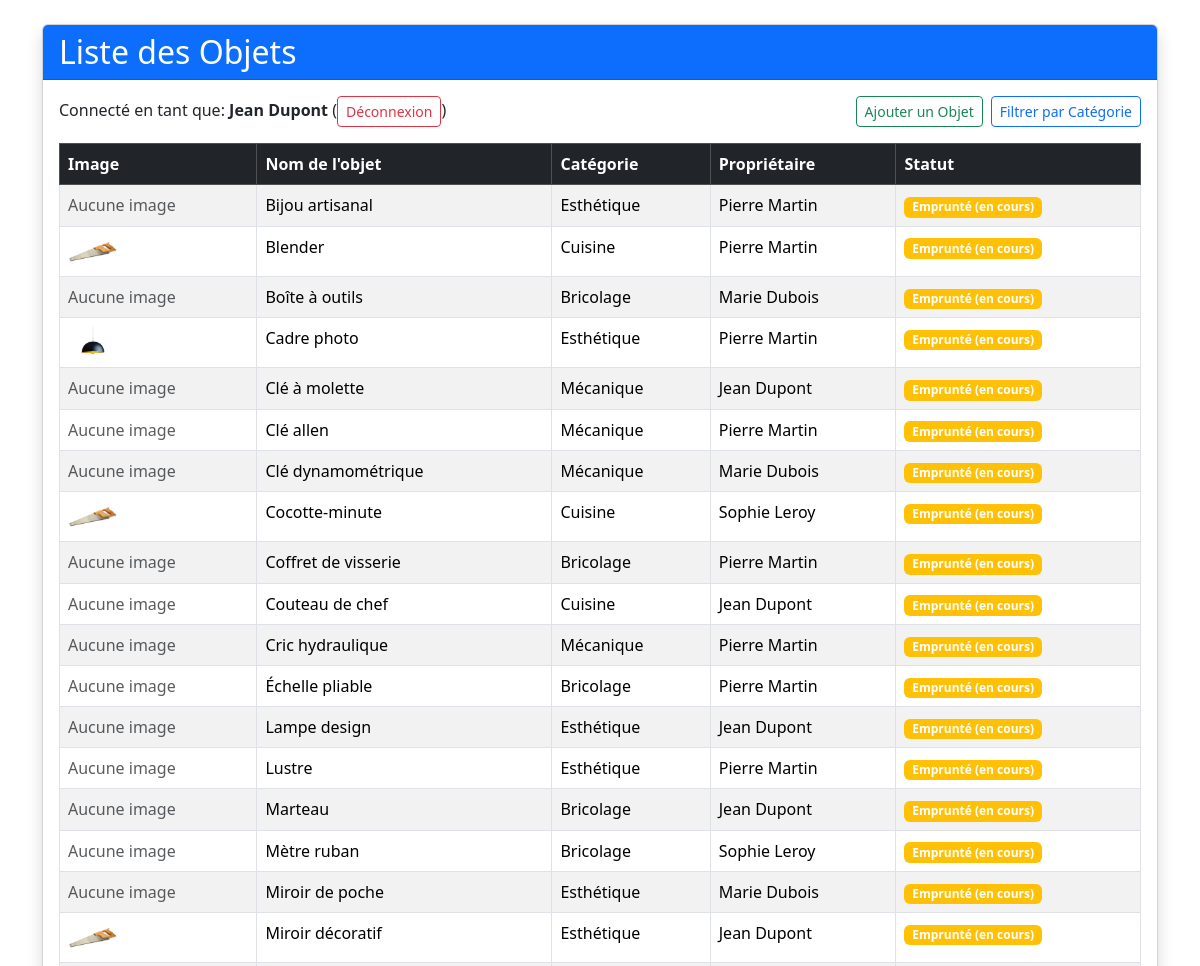
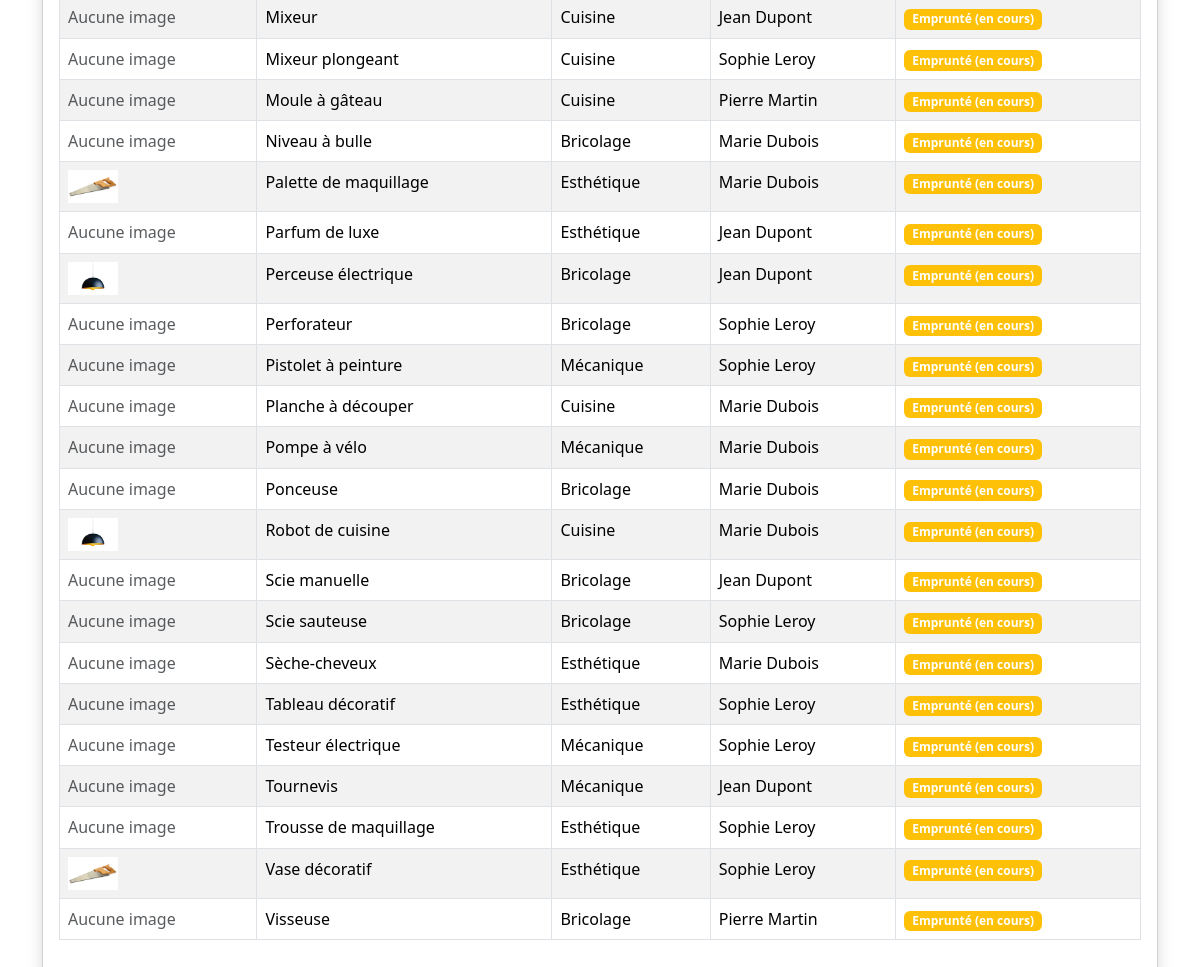
The app's page /page/liste.php (signed in) with its own data (2 pictures, top to bottom).
### tables this page shows
CREATE TABLE objet (
    id_objet INT PRIMARY KEY AUTO_INCREMENT,
    nom_objet VARCHAR(100) NOT NULL,
    id_categorie INT,
    id_membre INT,
    FOREIGN KEY (id_categorie) REFERENCES categorie_objet(id_categorie),
    FOREIGN KEY (id_membre) REFERENCES membre(id_membre)
);

CREATE TABLE categorie_objet (
    id_categorie INT PRIMARY KEY AUTO_INCREMENT,
    nom_categorie VARCHAR(100) NOT NULL
);

CREATE TABLE membre (
    id_membre INT PRIMARY KEY AUTO_INCREMENT,
    nom VARCHAR(100) NOT NULL,
    date_de_naissance DATE,
    genre VARCHAR(25),
    email VARCHAR(255) UNIQUE NOT NULL,
    ville VARCHAR(100),
    mdp VARCHAR(255) NOT NULL,
    image_profil VARCHAR(255)
);

CREATE TABLE images_objet (
    id_image INT PRIMARY KEY AUTO_INCREMENT,
    id_objet INT,
    nom_image VARCHAR(255) NOT NULL,
    FOREIGN KEY (id_objet) REFERENCES objet(id_objet)
);

### inc/function.php (called while the page is built, shortened)
<?php
function getListeObjets($conn) {
    $query = "
        SELECT
            o.id_objet,
            o.nom_objet,
            c.nom_categorie,
            m.nom AS proprietaire,
            e.date_retour,
            i.nom_image
        FROM objet o
        LEFT JOIN categorie_objet c ON o.id_categorie = c.id_categorie
        LEFT JOIN membre m ON o.id_membre = m.id_membre
        LEFT JOIN emprunt e ON o.id_objet = e.id_objet AND e.date_retour IS NULL
        LEFT JOIN images_objet i ON o.id_objet = i.id_objet
        ORDER BY o.nom_objet
    ";
    $result = mysqli_query($conn, $query);
    $objets = [];
    while ($row = mysqli_fetch_assoc($result)) {
        $objets[] = $row;
    }
    return $objets;
}
?>

### page/liste.php (the view, shortened to what this page needs)
<?php
require_once '../inc/function.php';
$conn = dbconnect();
$objets = getListeObjets($conn);
?>
<!DOCTYPE html>
<html lang="en">
<head>
    <link href="../assets/css/bootstrap.min.css" rel="stylesheet">
</head>
<body>
    <div class="container mt-4">
        <div class="card shadow">
            <div class="card-header bg-primary text-white">
                <h2 class="mb-0">Liste des Objets</h2>
            </div>
            <div class="card-body">
                <p>Connecté en tant que: <strong><?php echo htmlspecialchars($_SESSION['nom']); ?></strong>
                    (<a href="logout.php" class="btn btn-outline-danger btn-sm">Déconnexion</a>)
                    <a href="filtre.php" class="btn btn-outline-primary btn-sm float-end">Filtrer par Catégorie</a>
                    <a href="ajout_objet.php" class="btn btn-outline-success btn-sm float-end me-2">Ajouter un Objet</a>
                </p>
                <?php if ($objets === false): ?>
                    <div class="alert alert-danger" role="alert">
                        Erreur lors du chargement des objets.
                    </div>
                <?php elseif (empty($objets)): ?>
                    <div class="alert alert-info" role="alert">
                        Aucun objet trouvé.
                    </div>
                <?php else: ?>
                    <div class="table-responsive">
                        <table class="table table-striped table-bordered">
                            <thead class="table-dark">
                                <tr>
                                    <th>Image</th>
                                    <th>Nom de l'objet</th>
                                    <th>Catégorie</th>
                                    <th>Propriétaire</th>
                                    <th>Statut</th>
                                </tr>
                            </thead>
                            <tbody>
                                <?php foreach ($objets as $objet): ?>
                                    <tr>
                                        <td>
                                            <?php if (isset($objet['nom_image']) && $objet['nom_image'] && file_exists($objet['nom_image'])): ?>
                                                <img src="<?php echo htmlspecialchars($objet['nom_image']); ?>" alt="<?php echo htmlspecialchars($objet['nom_objet']); ?>" style="max-width: 50px; height: auto;">
                                            <?php else: ?>
                                                <span class="text-muted">Aucune image</span>
                                            <?php endif; ?>
                                        </td>
                                        <td><?php echo htmlspecialchars($objet['nom_objet']); ?></td>
                                        <td><?php echo htmlspecialchars($objet['nom_categorie'] ?: 'Non catégorisé'); ?></td>
                                        <td><?php echo htmlspecialchars($objet['proprietaire']); ?></td>
                                        <td>
                                            <?php
                                            if ($objet['date_retour'] === null && $objet['id_objet'] !== null) {
                                                echo '<span class="badge bg-warning">Emprunté (en cours)</span>';
                                            } else {
                                                echo '<span class="badge bg-success">Disponible</span>';
                                            }
                                            ?>
                                        </td>
                                    </tr>
                                <?php endforeach; ?>
                            </tbody>
                        </table>
                    </div>
                <?php endif; ?>
            </div>
        </div>
    </div>
</body>
</html>

### records on screen
objet: shows "Aucune image", nom_objet "Bijou artisanal", id_categorie.nom_categorie "Esthétique", id_membre.nom "Pierre Martin", shows "Emprunté (en cours)"
objet: images_objet.nom_image (picture), nom_objet "Blender", id_categorie.nom_categorie "Cuisine", id_membre.nom "Pierre Martin", shows "Emprunté (en cours)"
objet: shows "Aucune image", nom_objet "Boîte à outils", id_categorie.nom_categorie "Bricolage", id_membre.nom "Marie Dubois", shows "Emprunté (en cours)"
objet: images_objet.nom_image (picture), nom_objet "Cadre photo", id_categorie.nom_categorie "Esthétique", id_membre.nom "Pierre Martin", shows "Emprunté (en cours)"
objet: shows "Aucune image", nom_objet "Clé à molette", id_categorie.nom_categorie "Mécanique", id_membre.nom "Jean Dupont", shows "Emprunté (en cours)"
objet: shows "Aucune image", nom_objet "Clé allen", id_categorie.nom_categorie "Mécanique", id_membre.nom "Pierre Martin", shows "Emprunté (en cours)"
objet: shows "Aucune image", nom_objet "Clé dynamométrique", id_categorie.nom_categorie "Mécanique", id_membre.nom "Marie Dubois", shows "Emprunté (en cours)"
objet: images_objet.nom_image (picture), nom_objet "Cocotte-minute", id_categorie.nom_categorie "Cuisine", id_membre.nom "Sophie Leroy", shows "Emprunté (en cours)"
objet: shows "Aucune image", nom_objet "Coffret de visserie", id_categorie.nom_categorie "Bricolage", id_membre.nom "Pierre Martin", shows "Emprunté (en cours)"
objet: shows "Aucune image", nom_objet "Couteau de chef", id_categorie.nom_categorie "Cuisine", id_membre.nom "Jean Dupont", shows "Emprunté (en cours)"
objet: shows "Aucune image", nom_objet "Cric hydraulique", id_categorie.nom_categorie "Mécanique", id_membre.nom "Pierre Martin", shows "Emprunté (en cours)"
objet: shows "Aucune image", nom_objet "Échelle pliable", id_categorie.nom_categorie "Bricolage", id_membre.nom "Pierre Martin", shows "Emprunté (en cours)"
objet: shows "Aucune image", nom_objet "Lampe design", id_categorie.nom_categorie "Esthétique", id_membre.nom "Jean Dupont", shows "Emprunté (en cours)"
objet: shows "Aucune image", nom_objet "Lustre", id_categorie.nom_categorie "Esthétique", id_membre.nom "Pierre Martin", shows "Emprunté (en cours)"
objet: shows "Aucune image", nom_objet "Marteau", id_categorie.nom_categorie "Bricolage", id_membre.nom "Jean Dupont", shows "Emprunté (en cours)"
objet: shows "Aucune image", nom_objet "Mètre ruban", id_categorie.nom_categorie "Bricolage", id_membre.nom "Sophie Leroy", shows "Emprunté (en cours)"
objet: shows "Aucune image", nom_objet "Miroir de poche", id_categorie.nom_categorie "Esthétique", id_membre.nom "Marie Dubois", shows "Emprunté (en cours)"
objet: images_objet.nom_image (picture), nom_objet "Miroir décoratif", id_categorie.nom_categorie "Esthétique", id_membre.nom "Jean Dupont", shows "Emprunté (en cours)"
objet: shows "Aucune image", nom_objet "Mixeur", id_categorie.nom_categorie "Cuisine", id_membre.nom "Jean Dupont", shows "Emprunté (en cours)"
objet: shows "Aucune image", nom_objet "Mixeur plongeant", id_categorie.nom_categorie "Cuisine", id_membre.nom "Sophie Leroy", shows "Emprunté (en cours)"
objet: shows "Aucune image", nom_objet "Moule à gâteau", id_categorie.nom_categorie "Cuisine", id_membre.nom "Pierre Martin", shows "Emprunté (en cours)"
objet: shows "Aucune image", nom_objet "Niveau à bulle", id_categorie.nom_categorie "Bricolage", id_membre.nom "Marie Dubois", shows "Emprunté (en cours)"
objet: images_objet.nom_image (picture), nom_objet "Palette de maquillage", id_categorie.nom_categorie "Esthétique", id_membre.nom "Marie Dubois", shows "Emprunté (en cours)"
objet: shows "Aucune image", nom_objet "Parfum de luxe", id_categorie.nom_categorie "Esthétique", id_membre.nom "Jean Dupont", shows "Emprunté (en cours)"
objet: images_objet.nom_image (picture), nom_objet "Perceuse électrique", id_categorie.nom_categorie "Bricolage", id_membre.nom "Jean Dupont", shows "Emprunté (en cours)"
objet: shows "Aucune image", nom_objet "Perforateur", id_categorie.nom_categorie "Bricolage", id_membre.nom "Sophie Leroy", shows "Emprunté (en cours)"
objet: shows "Aucune image", nom_objet "Pistolet à peinture", id_categorie.nom_categorie "Mécanique", id_membre.nom "Sophie Leroy", shows "Emprunté (en cours)"
objet: shows "Aucune image", nom_objet "Planche à découper", id_categorie.nom_categorie "Cuisine", id_membre.nom "Marie Dubois", shows "Emprunté (en cours)"
objet: shows "Aucune image", nom_objet "Pompe à vélo", id_categorie.nom_categorie "Mécanique", id_membre.nom "Marie Dubois", shows "Emprunté (en cours)"
objet: shows "Aucune image", nom_objet "Ponceuse", id_categorie.nom_categorie "Bricolage", id_membre.nom "Marie Dubois", shows "Emprunté (en cours)"
objet: images_objet.nom_image (picture), nom_objet "Robot de cuisine", id_categorie.nom_categorie "Cuisine", id_membre.nom "Marie Dubois", shows "Emprunté (en cours)"
objet: shows "Aucune image", nom_objet "Scie manuelle", id_categorie.nom_categorie "Bricolage", id_membre.nom "Jean Dupont", shows "Emprunté (en cours)"
objet: shows "Aucune image", nom_objet "Scie sauteuse", id_categorie.nom_categorie "Bricolage", id_membre.nom "Sophie Leroy", shows "Emprunté (en cours)"
objet: shows "Aucune image", nom_objet "Sèche-cheveux", id_categorie.nom_categorie "Esthétique", id_membre.nom "Marie Dubois", shows "Emprunté (en cours)"
objet: shows "Aucune image", nom_objet "Tableau décoratif", id_categorie.nom_categorie "Esthétique", id_membre.nom "Sophie Leroy", shows "Emprunté (en cours)"
objet: shows "Aucune image", nom_objet "Testeur électrique", id_categorie.nom_categorie "Mécanique", id_membre.nom "Sophie Leroy", shows "Emprunté (en cours)"
objet: shows "Aucune image", nom_objet "Tournevis", id_categorie.nom_categorie "Mécanique", id_membre.nom "Jean Dupont", shows "Emprunté (en cours)"
objet: shows "Aucune image", nom_objet "Trousse de maquillage", id_categorie.nom_categorie "Esthétique", id_membre.nom "Sophie Leroy", shows "Emprunté (en cours)"
objet: images_objet.nom_image (picture), nom_objet "Vase décoratif", id_categorie.nom_categorie "Esthétique", id_membre.nom "Sophie Leroy", shows "Emprunté (en cours)"
objet: shows "Aucune image", nom_objet "Visseuse", id_categorie.nom_categorie "Bricolage", id_membre.nom "Pierre Martin", shows "Emprunté (en cours)"

### other values on screen
$_SESSION['nom'] "Jean Dupont"
